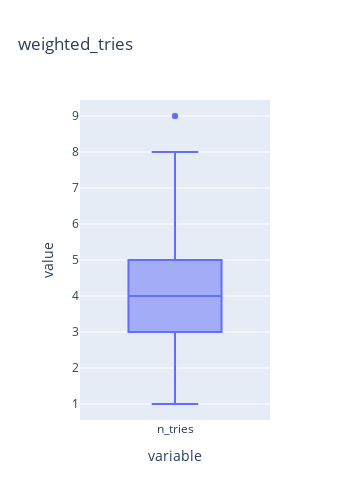
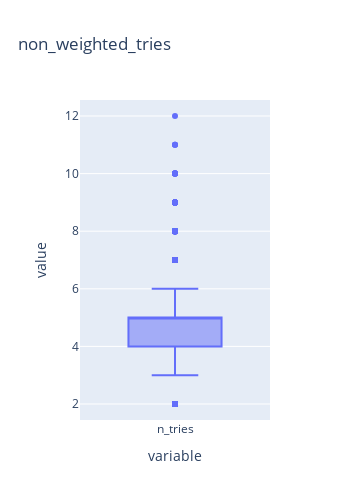

The code cell stored with these charts, in order, in its notebook:
### Markdown cell above
Weighted vs Non-Weighted Random Choice

### Code cell
for df, name in (weighted, 'weighted'), (non_weighted, 'non_weighted'):
    print(f"win rate: %{round(df['won'].sum() / len(df), 2) * 100}")
    print(f"mean_tries: {round(df['n_tries'].mean(), 2)}")
    fig = px.box(df['n_tries'], height = 500, width = 350, title = f'{name}_tries')
    fig.show()

### Figure 1 — Plotly figure (JSON) as saved in the notebook; plotly's stock layout.template omitted (floating-point values rounded to 4 significant figures; data arrays with more than 128 entries replaced by an {"elided": "..."} marker saying what was removed)
{"data": [{"alignmentgroup": "True", "hovertemplate": "variable=%{x}<br>value=%{y}<extra></extra>", "legendgroup": "", "marker": {"color": "#636efa"}, "name": "", "notched": false, "offsetgroup": "", "orientation": "v", "showlegend": false, "type": "box", "x": {"elided": "3000 str values"}, "x0": " ", "xaxis": "x", "y": {"elided": "3000 int values"}, "y0": " ", "yaxis": "y"}], "layout": {"boxmode": "group", "height": 500, "legend": {"tracegroupgap": 0}, "title": {"text": "weighted_tries"}, "width": 350, "xaxis": {"anchor": "y", "domain": [0, 1], "title": {"text": "variable"}}, "yaxis": {"anchor": "x", "domain": [0, 1], "title": {"text": "value"}}}}

### Figure 2 — Plotly figure (JSON) as saved in the notebook; plotly's stock layout.template omitted (floating-point values rounded to 4 significant figures; data arrays with more than 128 entries replaced by an {"elided": "..."} marker saying what was removed)
{"data": [{"alignmentgroup": "True", "hovertemplate": "variable=%{x}<br>value=%{y}<extra></extra>", "legendgroup": "", "marker": {"color": "#636efa"}, "name": "", "notched": false, "offsetgroup": "", "orientation": "v", "showlegend": false, "type": "box", "x": {"elided": "3000 str values"}, "x0": " ", "xaxis": "x", "y": {"elided": "3000 int values"}, "y0": " ", "yaxis": "y"}], "layout": {"boxmode": "group", "height": 500, "legend": {"tracegroupgap": 0}, "title": {"text": "non_weighted_tries"}, "width": 350, "xaxis": {"anchor": "y", "domain": [0, 1], "title": {"text": "variable"}}, "yaxis": {"anchor": "x", "domain": [0, 1], "title": {"text": "value"}}}}
